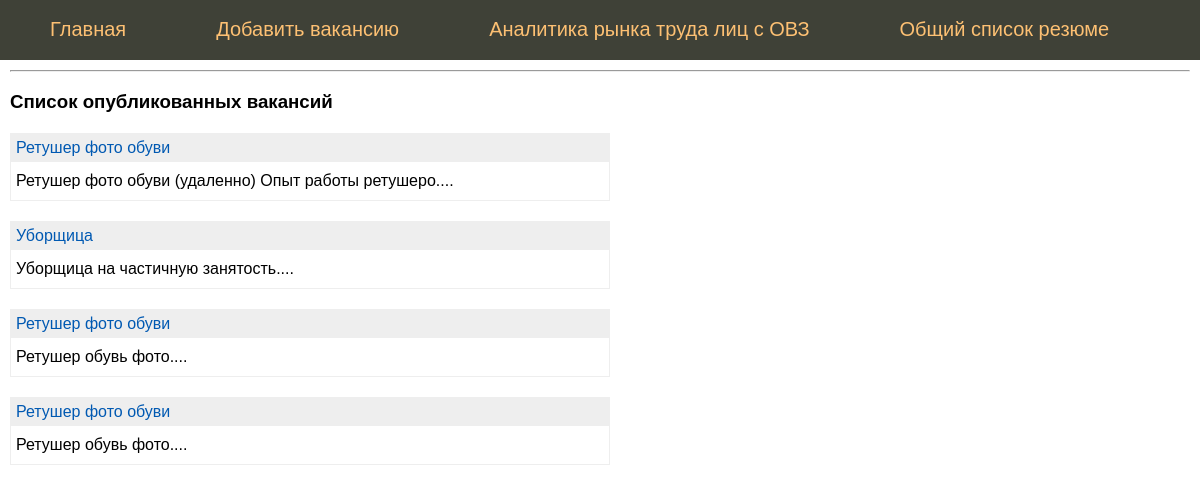
The page / on the database its author committed.
### tables this page shows
CREATE TABLE mainmenu (
id integer PRIMARY KEY AUTOINCREMENT,
title text NOT NULL,
url text NOT NULL
);

CREATE TABLE "vacancy" (
	"id"	integer,
	"name"	text NOT NULL,
	"city"	text NOT NULL,
	"salary"	text NOT NULL,
	"schedule"	text NOT NULL,
	"description"	text NOT NULL,
	"time"	integer NOT NULL,
	"vacancy_vector"	TEXT,
	PRIMARY KEY("id" AUTOINCREMENT)
);

### flsite.py (the view)
@app.route('/')
def index():
    db = get_db() # установка соединения в момент прихода запроса
    '''
    Функцию get_db() можно при необходимости вызывать в каждом обработчике для того чтобы установить соединение с БД
    '''
    dbase = FDataBase(db)
    print(dbase.getMenu())
    return render_template('index.html',
                           menu = dbase.getMenu(),
                           vacancy=dbase.getVacancyAnonce())

### FDataBase.py (called while the page is built)
    def getMenu(self):
        sql = '''SELECT * FROM mainmenu'''
        try:
            self.__cur.execute(sql)
            res = self.__cur.fetchall()
            if res: return res
        except:
            print("Ошибка чтения из БД")
        return []

    def getVacancyAnonce(self):
        try:
            self.__cur.execute(f"SELECT id, name, description FROM vacancy ORDER BY time DESC")
            res = self.__cur.fetchall()
            if res: return res
        except sqlite3.Error as e:
            print("Ошибка получения вакансии из БД "+str(e))
        return []

### flsite.py (called while the page is built)
def connect_db():
    conn = sqlite3.connect(app.config['DATABASE'])
    conn.row_factory = sqlite3.Row # Записи из БД представлены не в виде кортежей, а в виде словаря
    return conn

def get_db():
    if not hasattr(g, 'link_db'):
        g.link_db = connect_db()
    return g.link_db

### templates/index.html
{% extends 'base.html' %}
{% block content %}
{{ super() }}
<hr>
<h3>Список опубликованных вакансий</h3>
<ul class="list-posts">
{% for p in vacancy %}
<li>
<p class="title"><a href="{{ url_for('showVacancy', id_vacancy=p.id)}}">{{p.name}}</a></p>
<p class="annonce">{{ p.description[:50] | striptags  }}....</p>
</li>
{% endfor %}
</ul>
{% endblock %}

### templates/base.html (shortened to what this page needs)
<!DOCTYPE html>
<html>
<head>
</head>
<body>
{% block content %}
	{% block mainmenu %}
		<ul class="mainmenu">
			{% for p in menu %}
			<li><a href="{{p.url}}">{{p.title}}</a></li>
			{% endfor %}
		</ul>
	{% endblock mainmenu %}
	<div class="content">
{% endblock %}
</div>
</body>
</html>

### templates/base.html (style rules this page uses)
html, body { font-family: 'Arial'; margin: 0; padding 0; height: 100%; width: 100%; }
a { color: #0059b2; text-decoration: none; }
ul.mainmenu { list-style: none; background: #3F4137; height: 60px; margin: 0; padding: 0; color: #fdc073; font-size: 20px; overflow: hidden; }
ul.mainmenu li { float: left; margin: 18px 40px 0 50px; }
ul.mainmenu li a { color: #fdc073; text-decoration: none; }
div.content { margin: 10px; }
ul.list-posts { list-style: none; margin: 0; padding: 0; max-width: 600px; }
ul.list-posts li { margin: 20px 0 0 0; border: 1px solid #eee; }
ul.list-posts .title { margin: 0; padding: 5px; background: #eee; }
ul.list-posts .annonce { margin: 0; padding: 10px 5px 10px 5px; }

### rows shown on the page
mainmenu: title "Главная"
mainmenu: title "Добавить вакансию"
mainmenu: title "Аналитика рынка труда лиц с ОВЗ"
mainmenu: title "Общий список резюме"
vacancy: name "Ретушер фото обуви", description "Ретушер фото обуви (удаленно) Опыт работы ретушеро"
vacancy: name "Уборщица", description "Уборщица на частичную занятость"
vacancy: name "Ретушер фото обуви", description "Ретушер обувь фото"
vacancy: name "Ретушер фото обуви", description "Ретушер обувь фото"
